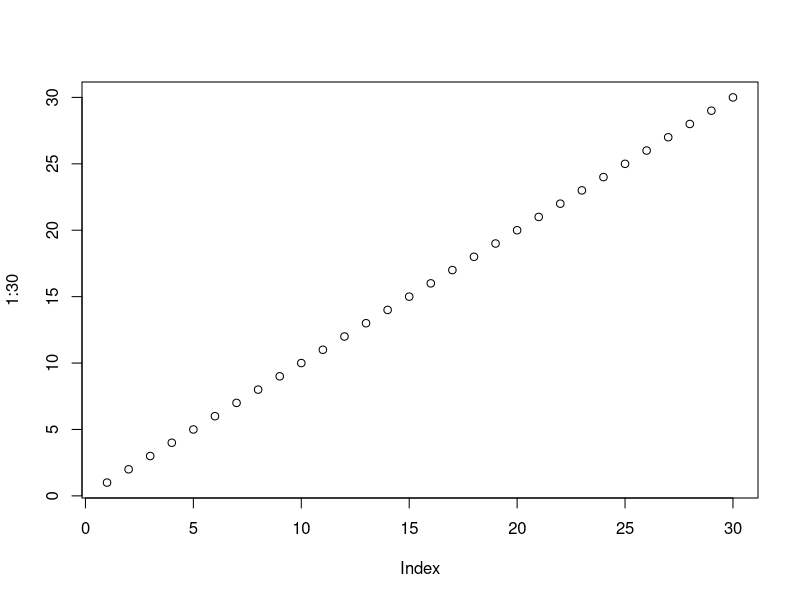
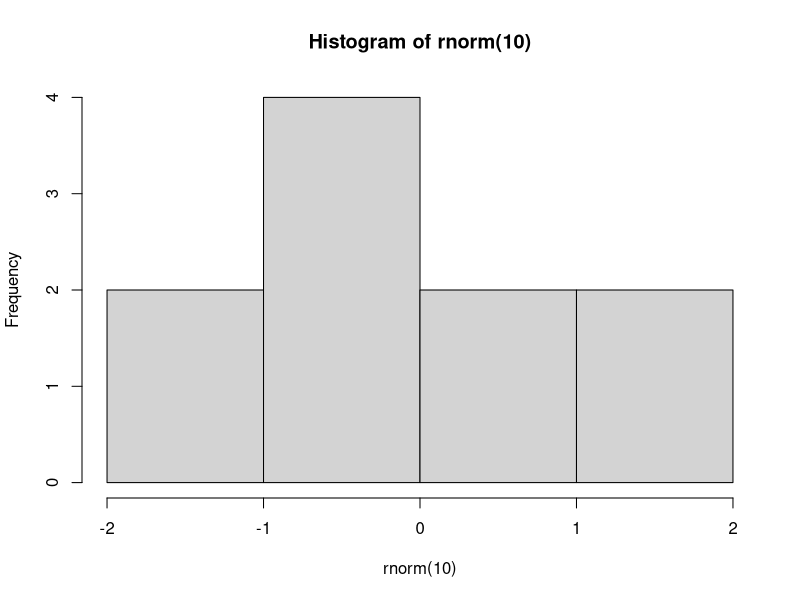
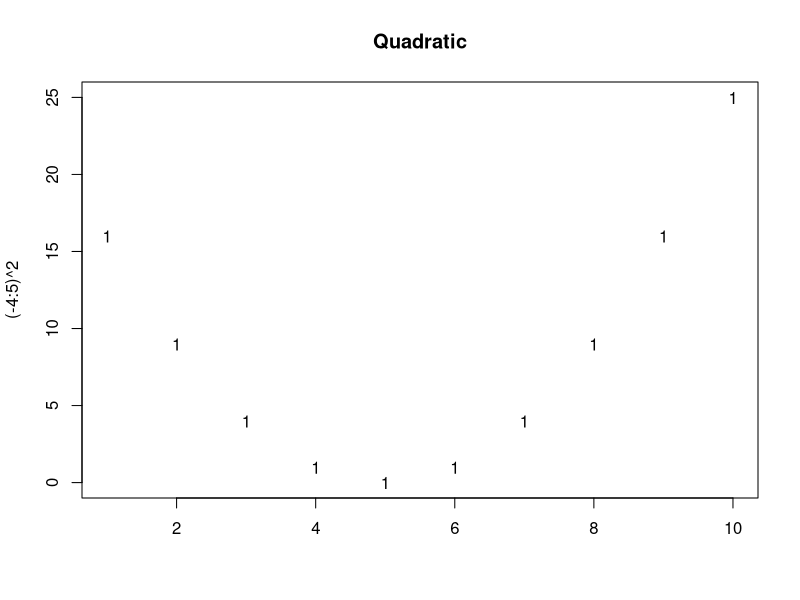
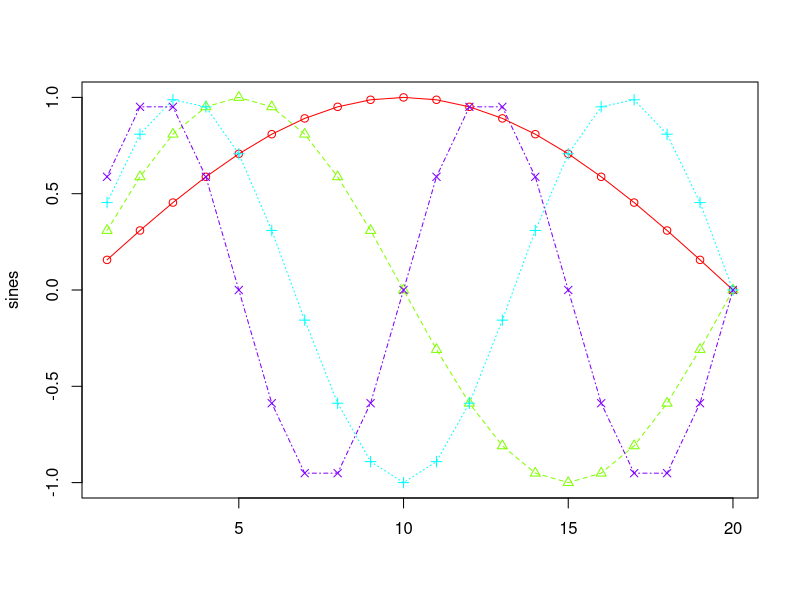
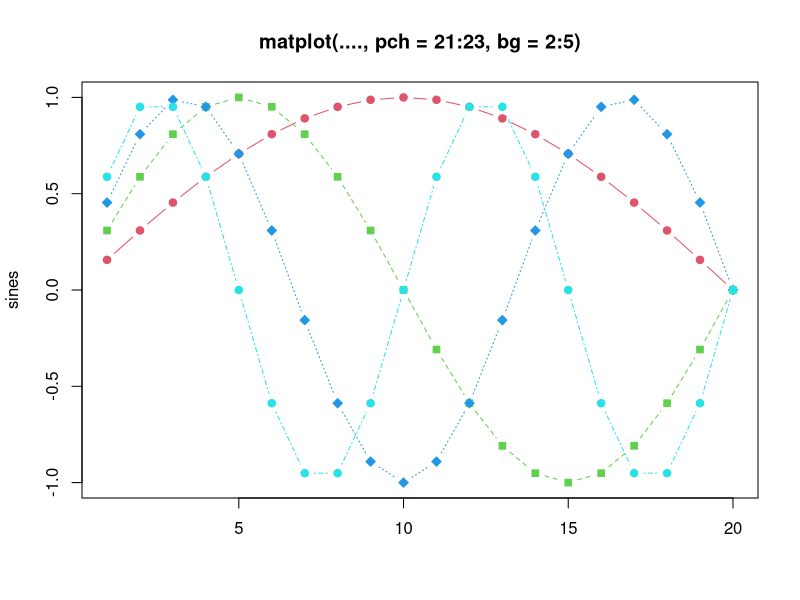
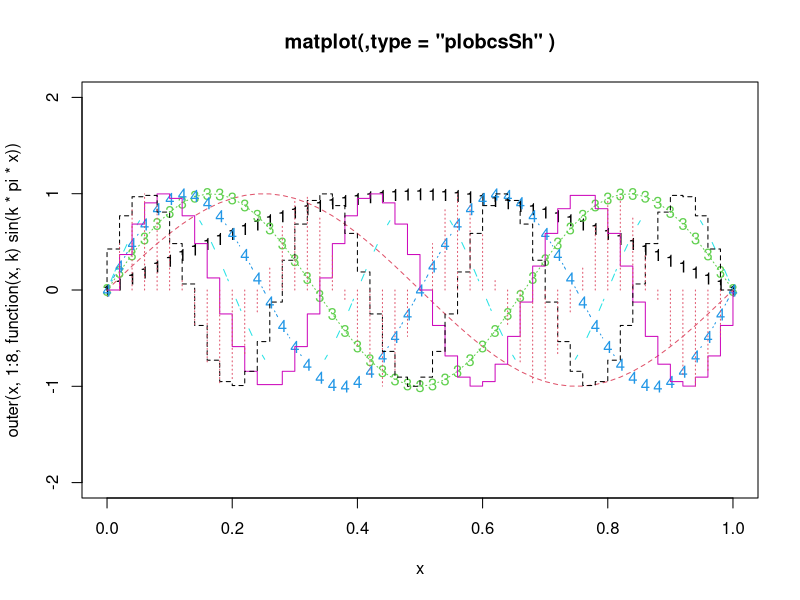
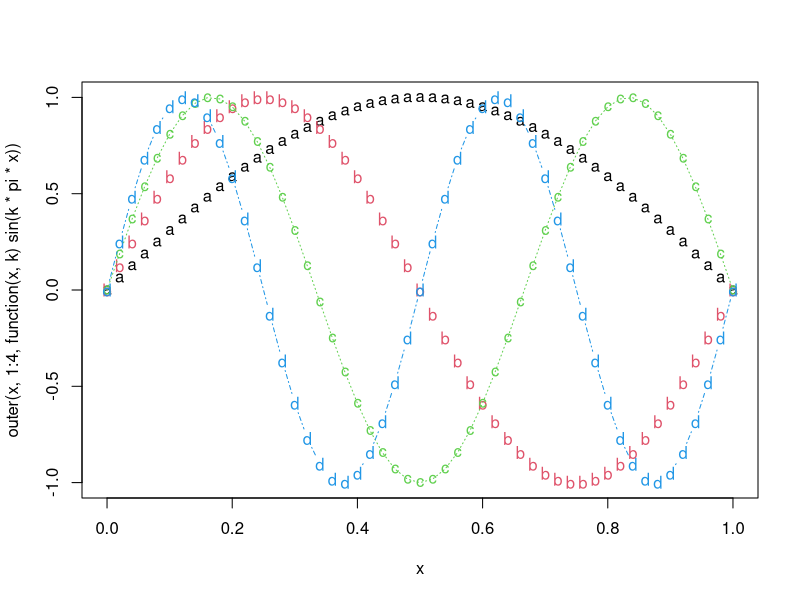
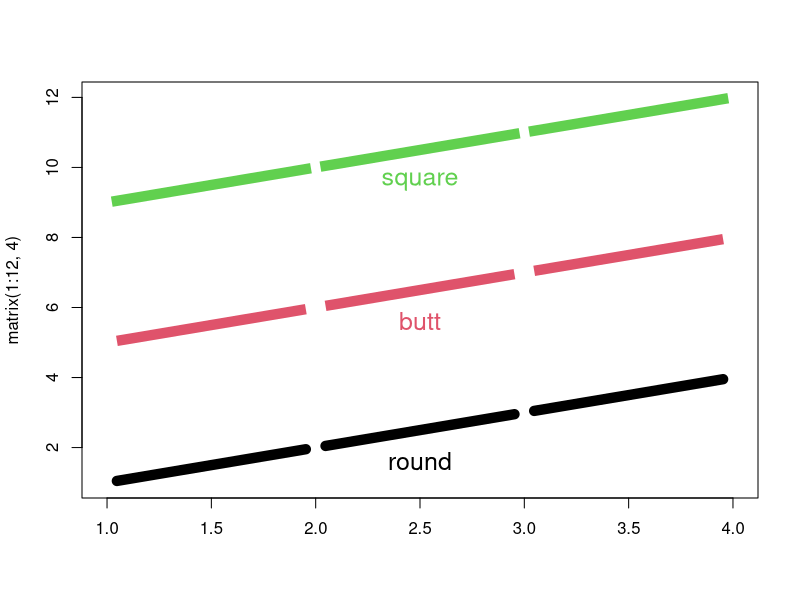

R code for these plots, in order:
#Explorando 0 RStudio

#Nome dos Contribuintes
contributors()

#licença
license()

#informações sobre a sessão
sessionInfo()

# Imprimir na tela
print('R - Uma das principais ferramentas do Cientista de dados')

#criar Gráficos
plot(1:30)
hist(rnorm(10))

# Instalar pacotes
install.packages('randomForest')
install.packages('ggplot2')

# carregar o pacote
library(ggplot2)

#descarregar o pacote
detach(package:ggplot2)

# Se souber o nome da função
help(mean)
?mean

# Se não souber o nome da função
help.search('randomForest')
help.search('matplot')
??matplot
RSiteSearch('matplot')
example('matplot')




